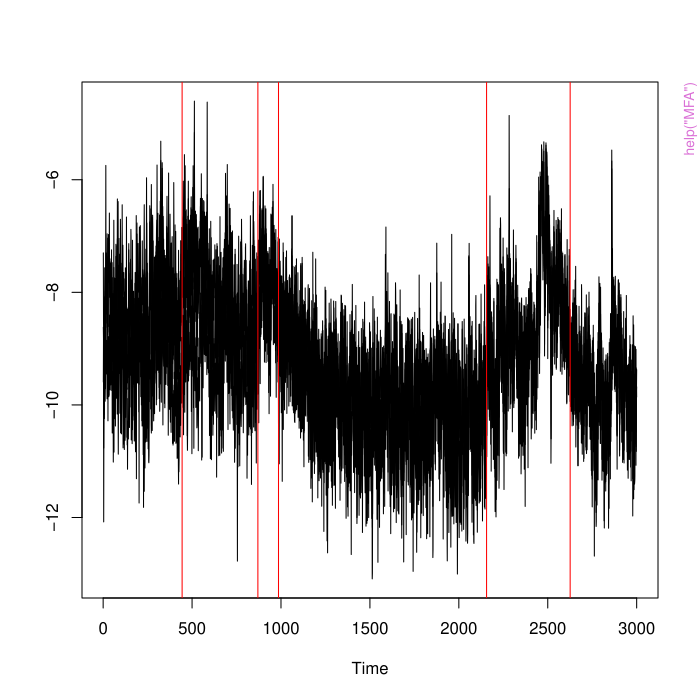

Generate this figure with R:
pkgname <- "mosumvar"
source(file.path(R.home("share"), "R", "examples-header.R"))
options(warn = 1)
base::assign(".ExTimings", "mosumvar-Ex.timings", pos = 'CheckExEnv')
base::cat("name\tuser\tsystem\telapsed\n", file=base::get(".ExTimings", pos = 'CheckExEnv'))
base::assign(".format_ptime",
function(x) {
  if(!is.na(x[4L])) x[1L] <- x[1L] + x[4L]
  if(!is.na(x[5L])) x[2L] <- x[2L] + x[5L]
  options(OutDec = '.')
  format(x[1L:3L], digits = 7L)
},
pos = 'CheckExEnv')

### * </HEADER>
library('mosumvar')

base::assign(".oldSearch", base::search(), pos = 'CheckExEnv')
base::assign(".old_wd", base::getwd(), pos = 'CheckExEnv')
cleanEx()
nameEx("MFA")
### * MFA

flush(stderr()); flush(stdout())

base::assign(".ptime", proc.time(), pos = "CheckExEnv")
### Name: MFA
### Title: MOSUM procedure for multiple time series at multiple scales
### Aliases: MFA

### ** Examples

data(voldata)
MFA(voldata[1:3000,2:4], 1, c(100, 250, 400) )



base::assign(".dptime", (proc.time() - get(".ptime", pos = "CheckExEnv")), pos = "CheckExEnv")
base::cat("MFA", base::get(".format_ptime", pos = 'CheckExEnv')(get(".dptime", pos = "CheckExEnv")), "\n", file=base::get(".ExTimings", pos = 'CheckExEnv'), append=TRUE, sep="\t")
cleanEx()
nameEx("MOSUMBS")
### * MOSUMBS

flush(stderr()); flush(stdout())

base::assign(".ptime", proc.time(), pos = "CheckExEnv")
### Name: MOSUMBS
### Title: MOSUM Binary Segmentation procedure for multiple time series
### Aliases: MOSUMBS

### ** Examples

data(voldata)
mosum_sub(voldata[,2:5], 1, 250)



base::assign(".dptime", (proc.time() - get(".ptime", pos = "CheckExEnv")), pos = "CheckExEnv")
base::cat("MOSUMBS", base::get(".format_ptime", pos = 'CheckExEnv')(get(".dptime", pos = "CheckExEnv")), "\n", file=base::get(".ExTimings", pos = 'CheckExEnv'), append=TRUE, sep="\t")
cleanEx()
nameEx("VAR.sim")
### * VAR.sim

flush(stderr()); flush(stdout())

base::assign(".ptime", proc.time(), pos = "CheckExEnv")
### Name: VAR.sim
### Title: Simulate multiple time series from a VAR model
### Aliases: VAR.sim

### ** Examples

A <- diag(0.7,4)
data <- VAR.sim(100, coeffs=A)
plot.ts(data)



base::assign(".dptime", (proc.time() - get(".ptime", pos = "CheckExEnv")), pos = "CheckExEnv")
base::cat("VAR.sim", base::get(".format_ptime", pos = 'CheckExEnv')(get(".dptime", pos = "CheckExEnv")), "\n", file=base::get(".ExTimings", pos = 'CheckExEnv'), append=TRUE, sep="\t")
cleanEx()
nameEx("fit_out_model")
### * fit_out_model

flush(stderr()); flush(stdout())

base::assign(".ptime", proc.time(), pos = "CheckExEnv")
### Name: fit_out_model
### Title: Fit piecewise VAR model to data
### Aliases: fit_out_model

### ** Examples

data(voldata)
run_mosum <- mosumvar(voldata[,2:5], 1, 250)
fit_out_model(voldata[,2:5],run_mosum$cps, p=1)



base::assign(".dptime", (proc.time() - get(".ptime", pos = "CheckExEnv")), pos = "CheckExEnv")
base::cat("fit_out_model", base::get(".format_ptime", pos = 'CheckExEnv')(get(".dptime", pos = "CheckExEnv")), "\n", file=base::get(".ExTimings", pos = 'CheckExEnv'), append=TRUE, sep="\t")
cleanEx()
nameEx("mosum_lm")
### * mosum_lm

flush(stderr()); flush(stdout())

base::assign(".ptime", proc.time(), pos = "CheckExEnv")
### Name: mosum_lm
### Title: MOSUM procedure for multivariate regression
### Aliases: mosum_lm

### ** Examples

data(X0df)
mosum_lm(X0df, 200)
data(X1df)
mosum_lm(X1df, 200)



base::assign(".dptime", (proc.time() - get(".ptime", pos = "CheckExEnv")), pos = "CheckExEnv")
base::cat("mosum_lm", base::get(".format_ptime", pos = 'CheckExEnv')(get(".dptime", pos = "CheckExEnv")), "\n", file=base::get(".ExTimings", pos = 'CheckExEnv'), append=TRUE, sep="\t")
cleanEx()
nameEx("mosum_lm_bs")
### * mosum_lm_bs

flush(stderr()); flush(stdout())

base::assign(".ptime", proc.time(), pos = "CheckExEnv")
### Name: mosum_lm_bs
### Title: MOSUM Binary Segmentation procedure for multivariate regression
### Aliases: mosum_lm_bs

### ** Examples

data(X1df)
mosum_lm_bs(X1df, 200)



base::assign(".dptime", (proc.time() - get(".ptime", pos = "CheckExEnv")), pos = "CheckExEnv")
base::cat("mosum_lm_bs", base::get(".format_ptime", pos = 'CheckExEnv')(get(".dptime", pos = "CheckExEnv")), "\n", file=base::get(".ExTimings", pos = 'CheckExEnv'), append=TRUE, sep="\t")
cleanEx()
nameEx("mosum_lm_sub")
### * mosum_lm_sub

flush(stderr()); flush(stdout())

base::assign(".ptime", proc.time(), pos = "CheckExEnv")
### Name: mosum_lm_sub
### Title: MOSUM subsampling procedure for multivariate regression
### Aliases: mosum_lm_sub

### ** Examples

data(X0df)
mosum_lm_sub(X0df, 200, kap = 1)
data(X1df)
mosum_lm_sub(X1df, 200, kap = 1)



base::assign(".dptime", (proc.time() - get(".ptime", pos = "CheckExEnv")), pos = "CheckExEnv")
base::cat("mosum_lm_sub", base::get(".format_ptime", pos = 'CheckExEnv')(get(".dptime", pos = "CheckExEnv")), "\n", file=base::get(".ExTimings", pos = 'CheckExEnv'), append=TRUE, sep="\t")
cleanEx()
nameEx("mosum_sub")
### * mosum_sub

flush(stderr()); flush(stdout())

base::assign(".ptime", proc.time(), pos = "CheckExEnv")
### Name: mosum_sub
### Title: MOSUM subsampling procedure for multiple time series
### Aliases: mosum_sub

### ** Examples

data(voldata)
mosum_sub(voldata[,2:5], 1, 250)



base::assign(".dptime", (proc.time() - get(".ptime", pos = "CheckExEnv")), pos = "CheckExEnv")
base::cat("mosum_sub", base::get(".format_ptime", pos = 'CheckExEnv')(get(".dptime", pos = "CheckExEnv")), "\n", file=base::get(".ExTimings", pos = 'CheckExEnv'), append=TRUE, sep="\t")
cleanEx()
nameEx("mosum_univ")
### * mosum_univ

flush(stderr()); flush(stdout())

base::assign(".ptime", proc.time(), pos = "CheckExEnv")
### Name: mosum_univ
### Title: MOSUM procedure using dimension reduction
### Aliases: mosum_univ

### ** Examples

data(voldata)
mosum_univ(voldata[,2:5], 1, 250)



base::assign(".dptime", (proc.time() - get(".ptime", pos = "CheckExEnv")), pos = "CheckExEnv")
base::cat("mosum_univ", base::get(".format_ptime", pos = 'CheckExEnv')(get(".dptime", pos = "CheckExEnv")), "\n", file=base::get(".ExTimings", pos = 'CheckExEnv'), append=TRUE, sep="\t")
cleanEx()
nameEx("mosumvar")
### * mosumvar

flush(stderr()); flush(stdout())

base::assign(".ptime", proc.time(), pos = "CheckExEnv")
### Name: mosumvar
### Title: MOSUM procedure for multiple time series
### Aliases: mosumvar

### ** Examples

data(voldata)
mosumvar(voldata[,2:5], 1, 250)



base::assign(".dptime", (proc.time() - get(".ptime", pos = "CheckExEnv")), pos = "CheckExEnv")
base::cat("mosumvar", base::get(".format_ptime", pos = 'CheckExEnv')(get(".dptime", pos = "CheckExEnv")), "\n", file=base::get(".ExTimings", pos = 'CheckExEnv'), append=TRUE, sep="\t")
### * <FOOTER>
###
cleanEx()
options(digits = 7L)
base::cat("Time elapsed: ", proc.time() - base::get("ptime", pos = 'CheckExEnv'),"\n")
grDevices::dev.off()
###
### Local variables: ***
### mode: outline-minor ***
### outline-regexp: "\\(> \\)?### [*]+" ***
### End: ***
quit('no')
